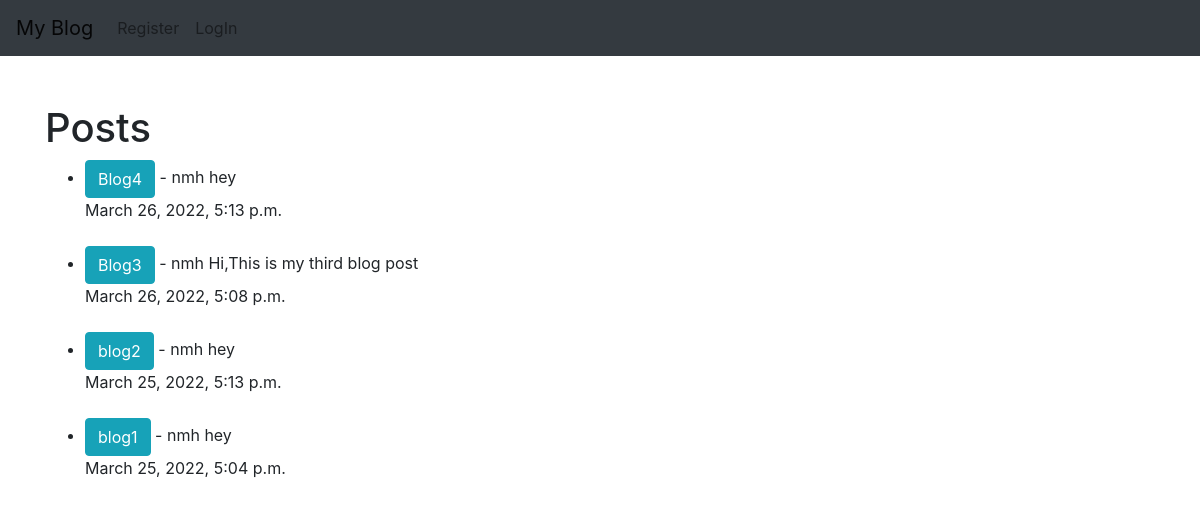
The app's page /, older data.
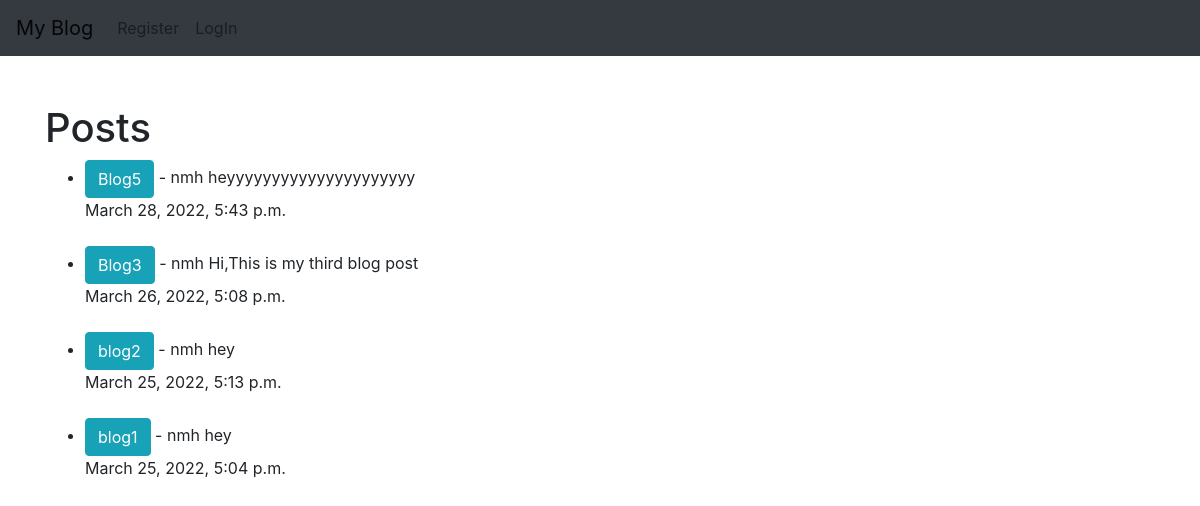
The same page, newer data.
### app_blog/models.py (models this page shows, shortened)
class Post(models.Model):
    title=models.CharField(max_length=255)
    title_tag=models.CharField(max_length=255)
    author=models.ForeignKey(User,on_delete=models.CASCADE)
    body=models.TextField()
    created = models.DateTimeField(auto_now_add=True)

### app_blog/views.py (the view)
# urls.py: path('',HomeView.as_view(),name="home"),
class HomeView(ListView):
    model=Post
    template_name='app_blog/home.html'
    ordering=['-created']

### app_blog/templates/app_blog/home.html (shortened to what this page needs)
{% extends 'app_blog/base.html' %}
{% block content %}
<h1>Posts</h1>
<ul>
{% for post in object_list %}
    <li><a href="{% url 'article-detail' post.pk %}" class="btn btn-info">{{ post.title }}</a> -
        {{ post.author }}
     {{ post.body }} <br>
     {{ post.created }} </li>
     <br>
{% endfor%}
</ul>
{% endblock %}

### app_blog/templates/app_blog/base.html (shortened to what this page needs)
<!doctype html>
<html lang="en">
  <head>
    <link rel="stylesheet" href="https://cdn.jsdelivr.net/npm/bootstrap@4.4.1/dist/css/bootstrap.min.css">
  </head>
  <body>
    <nav class="navbar navbar-expand-lg navbar-light bg-dark">
        <a class="navbar-brand" href="{% url 'home' %}">My Blog</a>
        <div class="collapse navbar-collapse" id="navbarSupportedContent">
          <ul class="navbar-nav mr-auto">
          {% if user.is_authenticated %}
          <li class="nav-item">
            <a class="nav-link" href="{% url 'add-post' %}">Add Post</a>
          </li>
          <li class="nav-item">
            <a class="nav-link" href="{% url 'logout' %}">LogOut</a>
          </li>
          {% else %}
          <li class="nav-item">
            <a class="nav-link" href="{% url 'register' %}">Register</a>
          </li>
          <li class="nav-item">
            <a class="nav-link" href="{% url 'login' %}">LogIn</a>
          </li>
          {% endif %}
          </ul>
        </div>
      </nav>
      <br>
  <br>
  <div class="container">
   {% block content %}
   {% endblock %}
  </div>
  </body>
</html>

Row changes from the older to the newer data that the page shows:
removed Post: title "Blog4", author "nmh", body "hey", created "March 26, 2022, 5:13 p.m."
added Post: title "Blog5", author "nmh", body "heyyyyyyyyyyyyyyyyyyyyy", created "March 28, 2022, 5:43 p.m."
